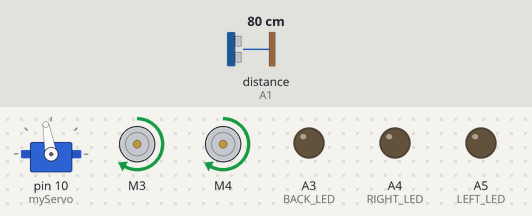
Simulated run of this sketch. Board: Arduino Uno, built with avr-gcc and run on an emulated ATmega328P. On the bench: servo, 2 × DC motor (green arrow = forward, orange = backward, longer = faster), output pins drawn as LEDs (lit = HIGH). Inputs (shaded band) come from the test bench; at power-on: distance to the obstacle (sensor on A1) 80 cm. The echo pulse lasts 58.3 µs per cm.

Above: at 3.4 s.
3.5 s: distance to the obstacle (sensor on A1) set to 22 cm
5.0 s: distance to the obstacle (sensor on A1) set to 19 cm
At 6.0 s:
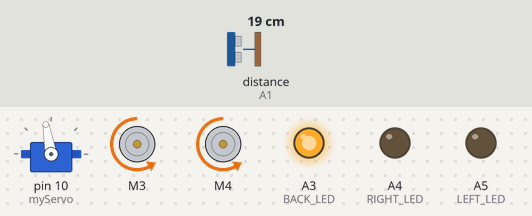
8.0 s: distance to the obstacle (sensor on A1) set to 35 cm
At 8.73 s:
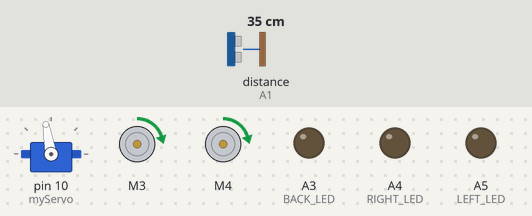
11.0 s: distance to the obstacle (sensor on A1) set to 2 cm
At 12.64 s:
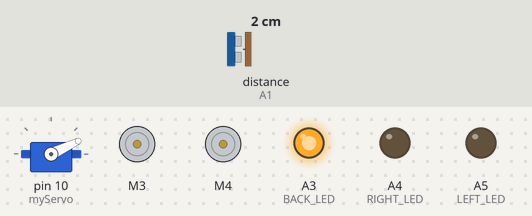
14.0 s: distance to the obstacle (sensor on A1) set to 60 cm
At 14.97 s:
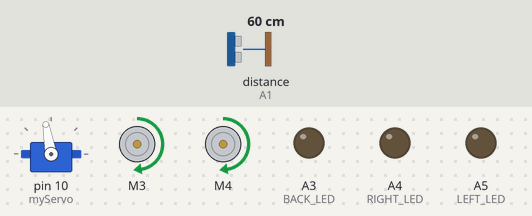
Timing chart, 0 to 17.0 s (numbered marks = the images above; inputs shaded):
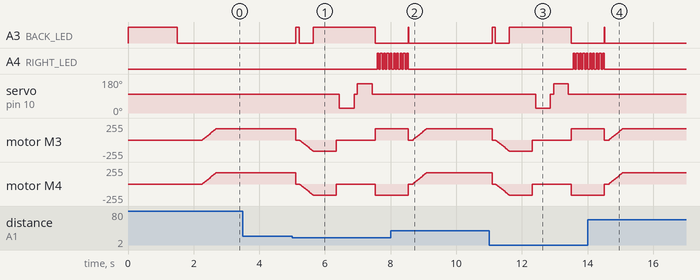

The sketch:

robotcar.ino
```cpp
/*
---------------------------------------------------
           Benedek Balazs - Group 30434
                    23/12/2020
---------------------------------------------------

       Technical University of Cluj-Napoca
    Faculty of Automation and Computer Science
          Design with Microprocessors

     _     _            _        ____   ____
    | |__ | | ___  ___ |_| ___  /    \ /    \
    |    \| |/__ \| __|| |/   \ \__'  |\__'  |
    |  .  | |  .  |__ || |  .  | __|  | __|  |
    \____/|_|\___/|___||_|\___/ |____/ |____/

    ------------------------------------------
                github.com/blasio99


---------------------------------------------------
*/

#include <AFMotor.h>
#include <NewPing.h>
#include <Servo.h>

#define TRIG_PIN  A0 // Pin A0 on the Motor Drive Shield connected to the ultrasonic sensor
#define ECHO_PIN  A1 // Pin A1 on the Motor Drive Shield connected to the ultrasonic sensor
#define BACK_LED  A3 // Pin A3 on the Motor Drive Shield connected to the red backlight led
#define RIGHT_LED A4 // Pin A3 on the Motor Drive Shield connected to the yellow right light led
#define LEFT_LED  A5 // Pin A3 on the Motor Drive Shield connected to the yellow left  light led
#define LEFT  1   // for index led
#define RIGHT 2   // for index led
#define MAX_DISTANCE 300    // sets maximum useable sensor measuring distance to 300cm
                            // maximum sensor distance is rated at 400-500cm
#define MAX_SPEED 170       // sets speed of DC  motors
#define MAX_SPEED_OFFSET 20 // this sets offset to allow for differences between the two DC traction motors

// it sets up sensor library to use the correct pins to measure distance.
NewPing sonar(TRIG_PIN,
              ECHO_PIN,
              MAX_DISTANCE);

AF_DCMotor motor1(3, MOTOR34_1KHZ); // create motor #1, using M3 output, set to 1kHz PWM frequency
AF_DCMotor motor2(4, MOTOR34_1KHZ); // create motor #2, using M4 output, set to 1kHz PWM frequency

Servo myServo; // it creates myServo object to control the servo motor

boolean goesForward = false; // if the car goes forward or backward
int distance = 100;          // current distance, with initial value of 100


// --------------------------------------------------- setup ------------------------------------------------------
void setup() {
  pinMode( LEFT_LED, OUTPUT);
  pinMode(RIGHT_LED, OUTPUT);
  pinMode( BACK_LED, OUTPUT);

  myServo.attach(10); // attaches the servo on pin 10
  myServo.write(100); // ultrasonic sensor facing forward

  digitalWrite(BACK_LED, HIGH); // brake (stop) light
  delay(1500);
  digitalWrite(BACK_LED, LOW);

  // reading the distance more times
  for(int i = 0; i < 4; ++i){
    distance = readPing();
    delay(100);
  }
}

// ------------------------------------------------ main loop ----------------------------------------------------
void loop() {
  delay(30);

  // if there is an obstacle in 20 cm, we must change the path
  if (distance <= 20)
       changePath();
  else moveForward(); // else it moves forward

  distance = readPing();
}

// ----------------------------------------------- change path ----------------------------------------------------
// What does it mean? if there is an obstacle in 2ö cm-s the robot car does the following steps:
//       - It stops (the brake lamp is ON)
//       - It moves backward a bit
//       - It stops
//       - It looks right saving the distance data
//       - Then, it looks left, saving the distance data here too
//       - It turns to the direction where the distance is much more to an obstacle
//       - Finally, it stops, and it is ready to move forward

void changePath(){
  int leftDistance  = 0;
  int rightDistance = 0;

  moveStop();
  digitalWrite(BACK_LED, HIGH);
  delay(100);
  digitalWrite(BACK_LED, LOW);
  moveBackward();
  digitalWrite(BACK_LED, HIGH);
  delay(700);
  moveStop();
  delay(100);
  rightDistance = lookRight();
  delay(100);
  leftDistance  = lookLeft();
  delay(100);
  digitalWrite(BACK_LED, LOW);

       if(rightDistance > leftDistance) turnRight();
  else if(rightDistance < leftDistance) turnLeft ();
  else turnMore();


  digitalWrite(BACK_LED, HIGH);
  moveStop();
  delay(20);
  digitalWrite(BACK_LED, LOW);
}

// -------------------------------------- look left (servo motor turns) -----------------------------------------

int lookLeft()
{
    myServo.write(155); // it turns to the angle 155
    delay(300);
    int distance = readPing(); // it detects the distance
    delay(75);
    myServo.write(100); //then back to the center, to angle 100
    return distance;

}

// ------------------------------------ look right (servo motor turns) ------------------------------------------
int lookRight()
{
    myServo.write(25); // it turns to the angle 25
    delay(300);
    int distance = readPing(); // it detects the distance
    delay(75);
    myServo.write(100); //then back to the center, to angle 100
    return distance;
}

// --------------------------------------------- read ping -------------------------------------------------------
int readPing() {
  delay(70);
  return sonar.ping_cm() ? sonar.ping_cm() : 250; // if it is 0, it becames 250
}

// ------------------------------------------------ stop ---------------------------------------------------------
void moveStop() {
  motor1.run(RELEASE);
  motor2.run(RELEASE);
}

// --------------------------------------------- goes forward ----------------------------------------------------
void moveForward() {

  if(!goesForward)
  {
    goesForward = true;
    motor1.run(FORWARD);
    motor2.run(FORWARD);

    // just easily with the gas pedal, the batteries should tackle with it
    for (int speedSet = 0; speedSet < MAX_SPEED; speedSet +=2)
    {
      motor1.setSpeed(speedSet);
      motor2.setSpeed(speedSet);
      delay(5);
    }
  }
}

// ---------------------------------------------- goes backward --------------------------------------------------
void moveBackward() {
  goesForward = false;
  motor1.run(BACKWARD);
  motor2.run(BACKWARD);

  // just easily with the gas pedal, the batteries should tackle with it
  for (int speedSet = 0; speedSet < MAX_SPEED; speedSet +=2)
  {
    motor1.setSpeed(speedSet);
    motor2.setSpeed(speedSet);
    delay(5);
  }
}

// ---------------------------------------------- led as index ---------------------------------------------------
// this is a function for handling the indexes, such as on cars
void ledIndex (int direction, int timer)
{
  //in all delay(timer * 100)
  for(int led = 0; led < timer; ++led)
  {
    delay(50);
    digitalWrite(direction == LEFT ? LEFT_LED : RIGHT_LED, HIGH);

    delay(50);
    digitalWrite(direction == LEFT ? LEFT_LED : RIGHT_LED, LOW);
  }
}

// ------------------------------------------------ turn right ---------------------------------------------------
void turnRight() {
  motor1.run(FORWARD);
  motor2.run(BACKWARD);

  ledIndex(RIGHT, 7); // turn right in 0.7 sec

  motor1.run(FORWARD);
  motor2.run(FORWARD);
}

// ------------------------------------------------ turn left -----------------------------------------------------
void turnLeft() {
  motor1.run(BACKWARD);
  motor2.run(FORWARD);

  ledIndex(LEFT, 7); // turn left in 0.7 sec

  motor1.run(FORWARD);
  motor2.run(FORWARD);
}

// --------------------------------------------- turn right more --------------------------------------------------
void turnMore() { // in case the the obstacles from the right and the left are at the same distance
  motor1.run(FORWARD);
  motor2.run(BACKWARD);

  ledIndex(RIGHT, 10); // turn right in 1 sec

  motor1.run(FORWARD);
  motor2.run(FORWARD);
}

// --------------------------------------------- THAT'S ALL FOLKS -------------------------------------------------


// ----------------------------------------------------------------------------------------------------------------
```

Measured:
- the behaviour switches between 21 and 20 cm on distance to the obstacle (sensor on A1) (found by bisection; images 0 and 1)
- after the input at 3.5 s, every drawn part: stays the same
- after the input at 5.0 s, A3 (BACK_LED): LOW → HIGH after 0.12 s, → LOW 0.10 s later, → HIGH 0.43 s later, → LOW 1.9 s later; A4 (RIGHT_LED): alternates HIGH for 0.05 s and LOW for 0.05 s, starting after 2.6 s; servo on pin 10 (myServo): 100° → 25° after 1.4 s, → 100° 0.45 s later, → 155° 0.10 s later, → 100° 0.45 s later
- after the input at 8.0 s, A3 (BACK_LED): goes on until 8.6 s, then stays LOW; servo on pin 10 (myServo): stays 100° (without the input it goes to 25° after 2.0 s)
- after the input at 11.0 s, A3 (BACK_LED): LOW → HIGH after 0.09 s, → LOW 0.10 s later, → HIGH 0.43 s later, → LOW 1.9 s later; A4 (RIGHT_LED): alternates HIGH for 0.05 s and LOW for 0.05 s, starting after 2.6 s; servo on pin 10 (myServo): 100° → 25° after 1.4 s, → 100° 0.45 s later, → 155° 0.10 s later, → 100° 0.45 s later
- after the input at 14.0 s, A3 (BACK_LED), A4 (RIGHT_LED): goes on until 14.5 s, then stays LOW; servo on pin 10 (myServo): stays 100° (without the input it goes to 25° after 2.0 s)
